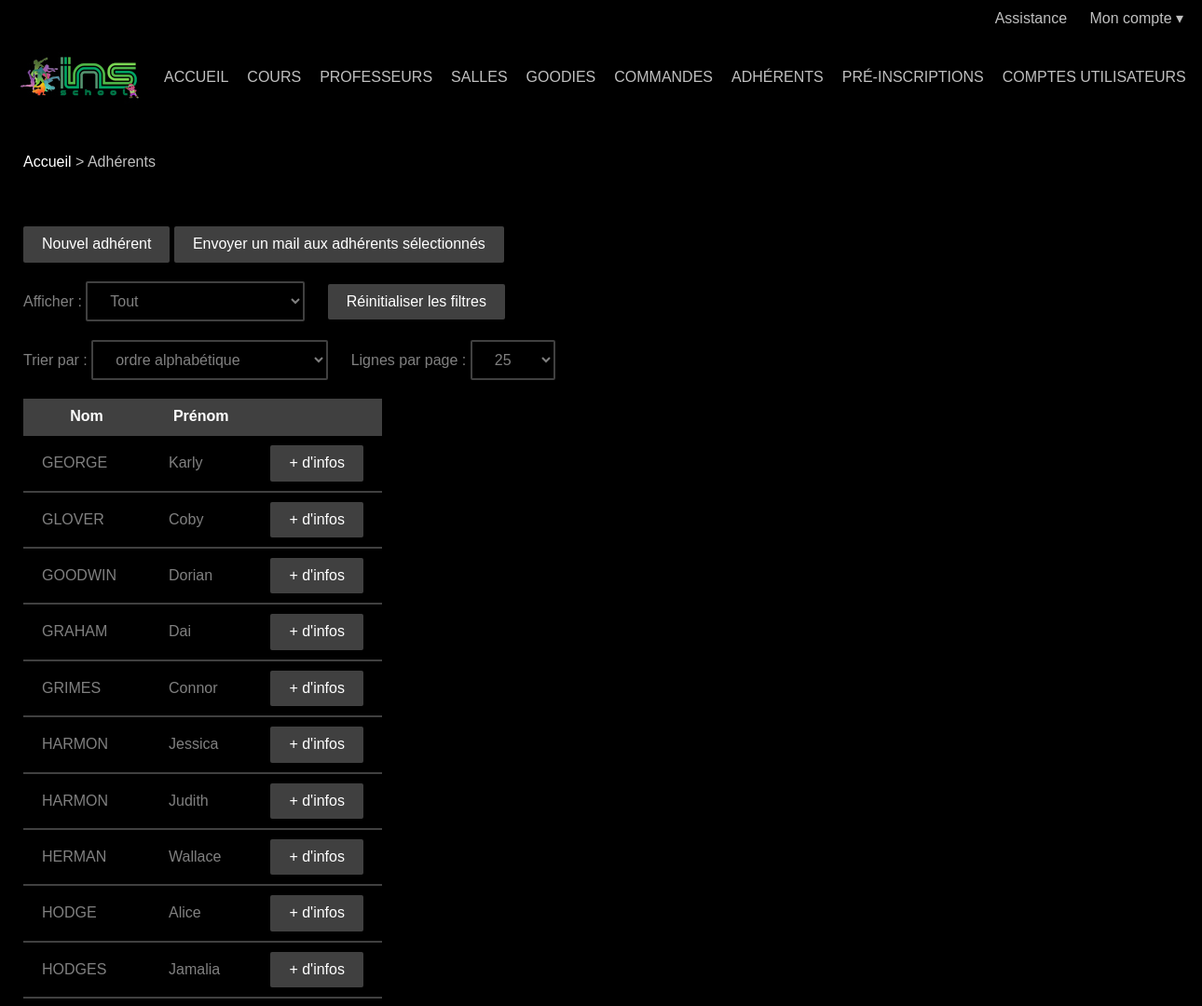
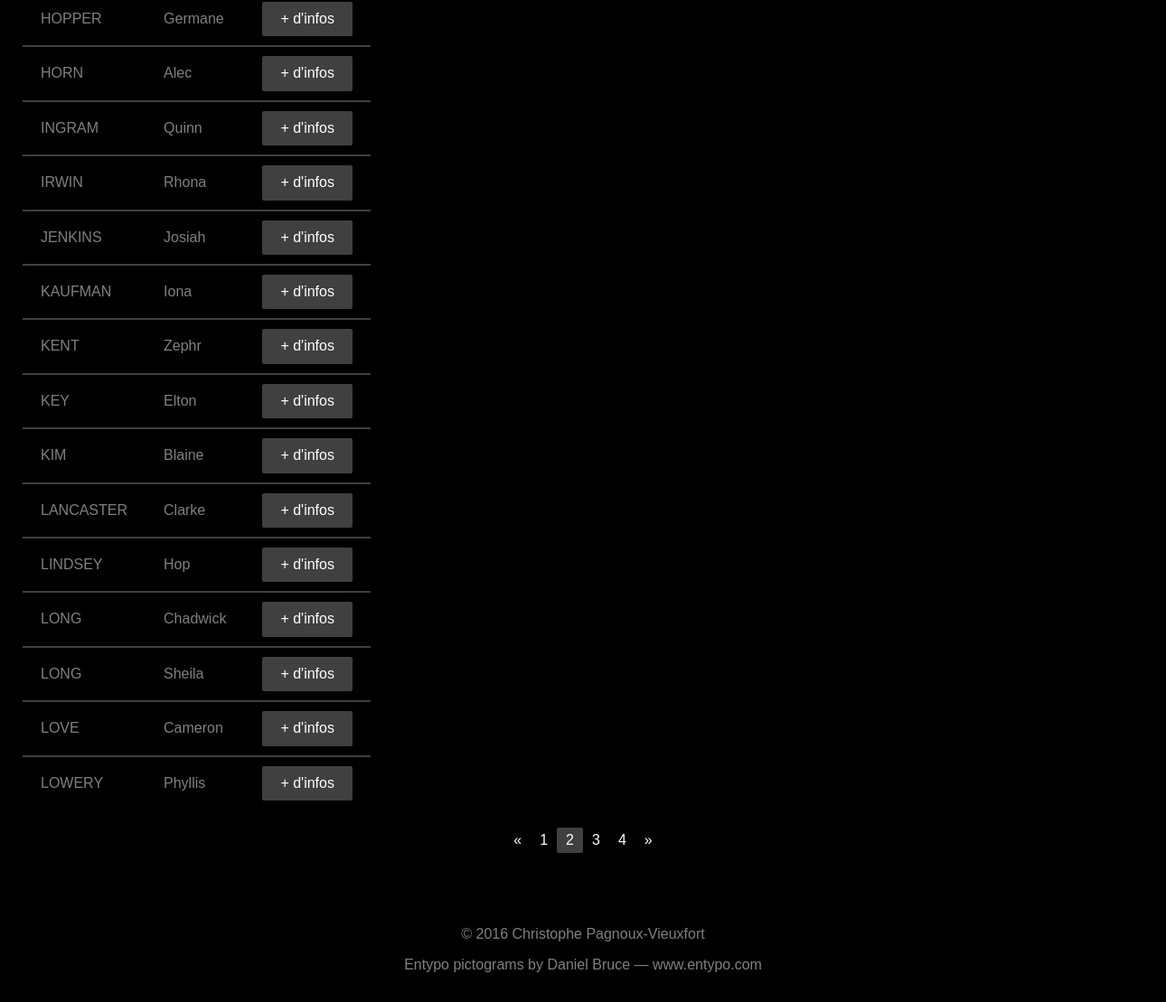
Screenshot of /overview.php?table=member&page=2 (signed in) with the database file from the repository (2 pictures, top to bottom).
### tables this page shows
CREATE TABLE `member` (
  `member_id` smallint(5) UNSIGNED NOT NULL,
  `first_name` varchar(50) NOT NULL,
  `last_name` varchar(50) NOT NULL,
  `birth_date` date NOT NULL,
  `address` varchar(255) NOT NULL,
  `postal_code` char(5) NOT NULL,
  `city` varchar(50) NOT NULL,
  `cellphone` char(14) DEFAULT NULL,
  `cellphone_father` char(14) DEFAULT NULL,
  `cellphone_mother` char(14) DEFAULT NULL,
  `phone` char(14) DEFAULT NULL,
  `email` varchar(100) DEFAULT NULL,
  `means_of_knowledge` enum('POSTER_FLYER','INTERNET','WORD_OF_MOUTH','ADVERTISING_PANEL') NOT NULL,
  `volunteer` tinyint(1) NOT NULL DEFAULT '0',
  `creation_date` datetime NOT NULL
);

### views/table_member.html.php (the view, shortened to what this page needs)
<ol class="breadcrumb">
  <li><?php link_home() ?></li>
  <li>Adhérents</li>
</ol>
<div class="container">
  <ul class="action-links">
    <li><?php link_add_entity($table) ?></li>
    <li><?php link_send_mail_to_multiple_recipients($table) ?></li>
  </ul>
  <?php if (mysqli_num_rows($result) != 0): ?>
    <?php table_filter_member() ?>
    <table>
      <tr>
        <th>Nom</th>
        <th>Prénom</th>
        <th></th>
      </tr>
      <?php while ($row = mysqli_fetch_assoc($result)): ?>
        <?php $row = html_encode_strings($row) ?>
        <tr>
          <td><?php echo strtoupper($row['last_name']) ?></td>
          <td><?php echo $row['first_name'] ?></td>
          <td><?php link_entity('member', $row['member_id']) ?></td>
        </tr>
      <?php endwhile ?>
    </table>
    <?php table_pagination($table, $page, $filter) ?>
  <?php elseif (row_count($table) != 0): ?>
    <?php table_filter_member() ?>
  <?php else: ?>
    <p>Aucun adhérent</p>
  <?php endif ?>
</div>

### src/util.php (shortened to what this page needs)
<?php
require_once 'src/table.php';
function link_home()
{
	echo '<a href="index.php">Accueil</a>';
}
function link_table($table)
{
	$label = '';
	switch ($table) {
	case 'goody':
		$label = 'Goodies';
		break;
	case 'lesson':
		$label = 'Cours';
		break;
	case 'member':
		$label = 'Adhérents';
		break;
	case 'order':
		$label = 'Commandes';
		break;
	case 'pre_registration':
		$label = 'Pré-inscriptions';
		break;
	case 'room':
		$label = 'Salles';
		break;
	case 'teacher':
		$label = 'Professeurs';
		break;
	case 'user':
		$label = 'Comptes utilisateurs';
		break;
	}
	echo '<a href="overview.php?table=' . $table . '">' . $label . '</a>';
}
function link_reset_filters($table)
{
	echo '<a class="button" href="overview.php?action=reset_filters&amp;' .
	     'table=' . $table . '">Réinitialiser les filtres</a>';
}
function link_previous($table, $page)
{
	if ($page == 1)
		echo '<a href="overview.php?table=' . $table . '">&laquo;</a>';
	else
		echo '<a href="overview.php?table=' . $table . '&amp;page=' .
		     $page . '">&laquo;</a>';
}
function link_next($table, $page)
{
	echo '<a href="overview.php?table=' . $table . '&amp;page=' . $page .
	     '">&raquo;</a>';
}
function link_page($table, $page)
{
	if ($page == 1)
		echo '<a href="overview.php?table=' . $table . '">' . $page .
		     '</a>';
	else
		echo '<a href="overview.php?table=' . $table . '&amp;page=' .
		     $page . '">' . $page . '</a>';
}
function link_entity($table, $id, $label = null)
{
	if (isset($label))
		echo '<a href="entity.php?table=' . $table . '&amp;id=' . $id .
		     '">' . $label . '</a>';
	else
		echo '<a class="button" href="entity.php?table=' . $table .
		     '&amp;id=' . $id . '">+ d\'infos</a>';
}
function link_add_entity($table, $id = null)
{
	$label = '';
	switch ($table) {
	case 'member':
		$label = 'Nouvel adhérent';
		break;
	}
	if (isset($id))
		echo '<a class="button" href="entity.php?action=add&amp;' .
		     'table=' . $table . '&amp;id=' . $id . '">' . $label .
		     '</a>';
	else
		echo '<a class="button" href="entity.php?action=add&amp;' .
		     'table=' . $table . '">' . $label . '</a>';
}
function link_send_mail_to_multiple_recipients($table)
{
	$filter = select_filter($table);
	$link = connect_database();
	$query = 'SELECT email FROM `' . $table . '`' . $filter;
	if (!$result = mysqli_query($link, $query)) {
		sql_error($link, $query);
		exit;
	}
	$to = '';
	while ($row = mysqli_fetch_assoc($result)) {
		if ($row['email'] != '') {
			if ($to != '')
				$to .= ',';
			$to .= $row['email'];
		}
	}
	$to = htmlspecialchars(urlencode($to));
	$label = '';
	switch ($table) {
	case 'member':
		$label = 'Envoyer un mail aux adhérents sélectionnés';
		break;
	}
	echo '<a class="button" href="mailto:' . $to . '" target="_blank">' .
	     $label . '</a>';
}
function link_send_ticket()
{
	echo '<a href="send_ticket.php">Assistance</a>';
}
function html_encode_strings($array)
{
	return $array;
}
function row_count($table, $filter = '')
{
	$link = connect_database();
	$query = 'SELECT COUNT(*) FROM `' . $table . '`' . $filter;
	if (!$result = mysqli_query($link, $query)) {
		sql_error($link, $query);
		exit;
	}
	$row = mysqli_fetch_row($result);
	return $row[0];
}

### public/css/main.css (style rules this page uses)
body { background-attachment: fixed; background-color: #000000; background-image: url('../img/background.jpg'); background-position: center top; color: #808080; }
a { color: #ffffff; text-decoration: none; }
input[type=submit], .button { background-color: #404040; border: none; border-radius: 2px; color: #ffffff; display: inline-block; }
input[type=submit], .button { padding: 10px 20px; }
table { border-collapse: collapse; }
th, td { border-bottom: 2px solid #404040; padding: 10px 20px; }
th { background-color: #404040; color: #ffffff; }
tr:last-child td { border-bottom: none; }
.dropdown-menu, .navbar ul, .breadcrumb, .pagination ul, .action-links { margin: 0; padding: 0; }
.navbar, .breadcrumb, .container, .super-container, .footer-container { box-sizing: border-box; margin: auto; width: 1280px; }
.navbar li a { display: inline-block; float: left; padding: 0 10px; }
.utility-bar a, .dropdown-toggle, .navbar li a { color: #c0c0c0; }
.breadcrumb { color: #c0c0c0; margin-bottom: 20px; padding: 0 20px; }
.breadcrumb li { display: inline; }
.breadcrumb li::before { content: '> '; }
.breadcrumb li:first-child::before { content: none; }
.container { background-color: #000000; margin-bottom: 20px; padding: 20px; }
.pagination li a, .pagination li .active, .pagination li .disabled { border-radius: 2px; color: #ffffff; display: inline-block; float: left; padding: 5px 10px; }
.action-links { margin-bottom: 20px; margin-top: 20px; }
.action-links li { display: inline; }

### public/css/footer.css (style rules this page uses)
html { min-height: 100%; position: relative; }
body { margin-bottom: 140px; }

### rows the page displays
member: last_name "GEORGE", first_name "Karly"
member: last_name "GLOVER", first_name "Coby"
member: last_name "GOODWIN", first_name "Dorian"
member: last_name "GRAHAM", first_name "Dai"
member: last_name "GRIMES", first_name "Connor"
member: last_name "HARMON", first_name "Jessica"
member: last_name "HARMON", first_name "Judith"
member: last_name "HERMAN", first_name "Wallace"
member: last_name "HODGE", first_name "Alice"
member: last_name "HODGES", first_name "Jamalia"
member: last_name "HOPPER", first_name "Germane"
member: last_name "HORN", first_name "Alec"
member: last_name "INGRAM", first_name "Quinn"
member: last_name "IRWIN", first_name "Rhona"
member: last_name "JENKINS", first_name "Josiah"
member: last_name "KAUFMAN", first_name "Iona"
member: last_name "KENT", first_name "Zephr"
member: last_name "KEY", first_name "Elton"
member: last_name "KIM", first_name "Blaine"
member: last_name "LANCASTER", first_name "Clarke"
member: last_name "LINDSEY", first_name "Hop"
member: last_name "LONG", first_name "Chadwick"
member: last_name "LONG", first_name "Sheila"
member: last_name "LOVE", first_name "Cameron"
member: last_name "LOWERY", first_name "Phyllis"

### other values shown
$label "COURS PROFESSEURS SALLES GOODIES COMMANDES ADHÉRENTS PRÉ-INSCRIPTIONS COMPTES UTILISATEURS"
$label "Nouvel adhérent"
$label "Envoyer un mail aux adhérents sélectionnés"
$page "1"
$page "2"
$page "3"
$page "4"
